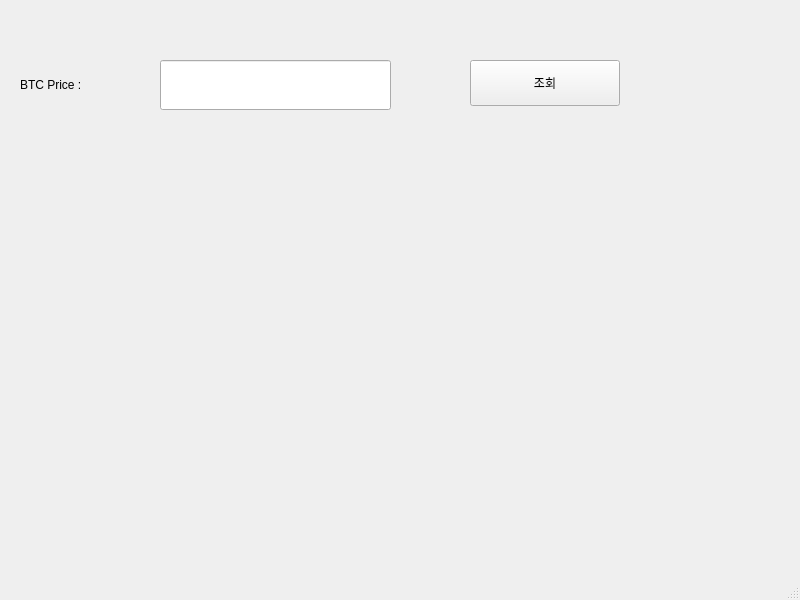
<?xml version="1.0" encoding="UTF-8"?>
<ui version="4.0">
 <class>MainWindow</class>
 <widget class="QMainWindow" name="MainWindow">
  <property name="geometry">
   <rect>
    <x>0</x>
    <y>0</y>
    <width>800</width>
    <height>600</height>
   </rect>
  </property>
  <property name="windowTitle">
   <string>MainWindow</string>
  </property>
  <widget class="QWidget" name="centralwidget">
   <widget class="QPushButton" name="pushButton">
    <property name="geometry">
     <rect>
      <x>470</x>
      <y>60</y>
      <width>150</width>
      <height>46</height>
     </rect>
    </property>
    <property name="text">
     <string>조회</string>
    </property>
   </widget>
   <widget class="QLineEdit" name="lineEdit">
    <property name="geometry">
     <rect>
      <x>160</x>
      <y>60</y>
      <width>231</width>
      <height>50</height>
     </rect>
    </property>
   </widget>
   <widget class="QLabel" name="label">
    <property name="geometry">
     <rect>
      <x>20</x>
      <y>60</y>
      <width>150</width>
      <height>50</height>
     </rect>
    </property>
    <property name="text">
     <string>BTC Price :</string>
    </property>
   </widget>
  </widget>
  <widget class="QMenuBar" name="menubar">
   <property name="geometry">
    <rect>
     <x>0</x>
     <y>0</y>
     <width>800</width>
     <height>38</height>
    </rect>
   </property>
  </widget>
  <widget class="QStatusBar" name="statusbar"/>
 </widget>
 <resources/>
 <connections/>
</ui>
